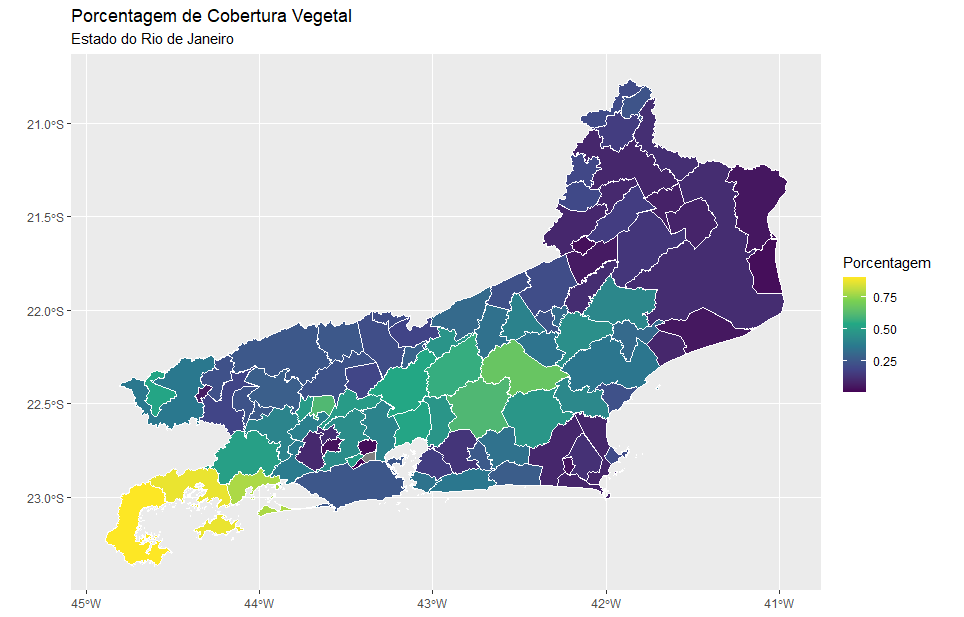

The R source for this figure:
pacman::p_load(terra, spData)
library(dplyr)
library(geobr)
library(ggplot2)
library(sf)


path="D:\\documentos"
my_rast <- rast(file.path(path,"brasil_coverage_2020.tif"))
            plot(my_rast)
            
mun = read_municipality(year =2020)
rio = mun %>% 
  filter(abbrev_state == "RJ") 


cr = crop(my_rast, rio)
ms = mask(cr, vect(rio))
ex = extract(ms, vect(rio))

plot(cr)
plot(ms)

cobertura <- ex %>%
  group_by(ID) %>%
  summarise(cobertura = n())


cobertura_vegetal <- ex %>%
  group_by(ID) %>%
  filter(brasil_coverage_2020 %in% c(1,3,4,5,49)) %>%
  summarise(cobertura_v = n())


cobertura_rio <- merge(cobertura, cobertura_vegetal, by=c("ID"), all.x=TRUE)


cobertura_rio <- cobertura_rio %>%
  mutate(p_v = cobertura_v/cobertura)


rio <- rio %>%
  mutate(ID = c(1:92), .after = code_muni) %>%
  left_join(cobertura_rio, by = "ID")


plot_rio_cobertura <- rio %>%
  ggplot() +
  geom_sf(aes(fill = p_v), alpha = 5, col = "white") +
  scale_fill_viridis_c(name = "Porcentagem") +
  labs(title = "Porcentagem de Cobertura Vegetal", subtitle = "Estado do Rio de Janeiro ")
plot_rio_cobertura


Rio_vegetal <-rio  %>% 
  subset(select = c(name_muni, p_v))
